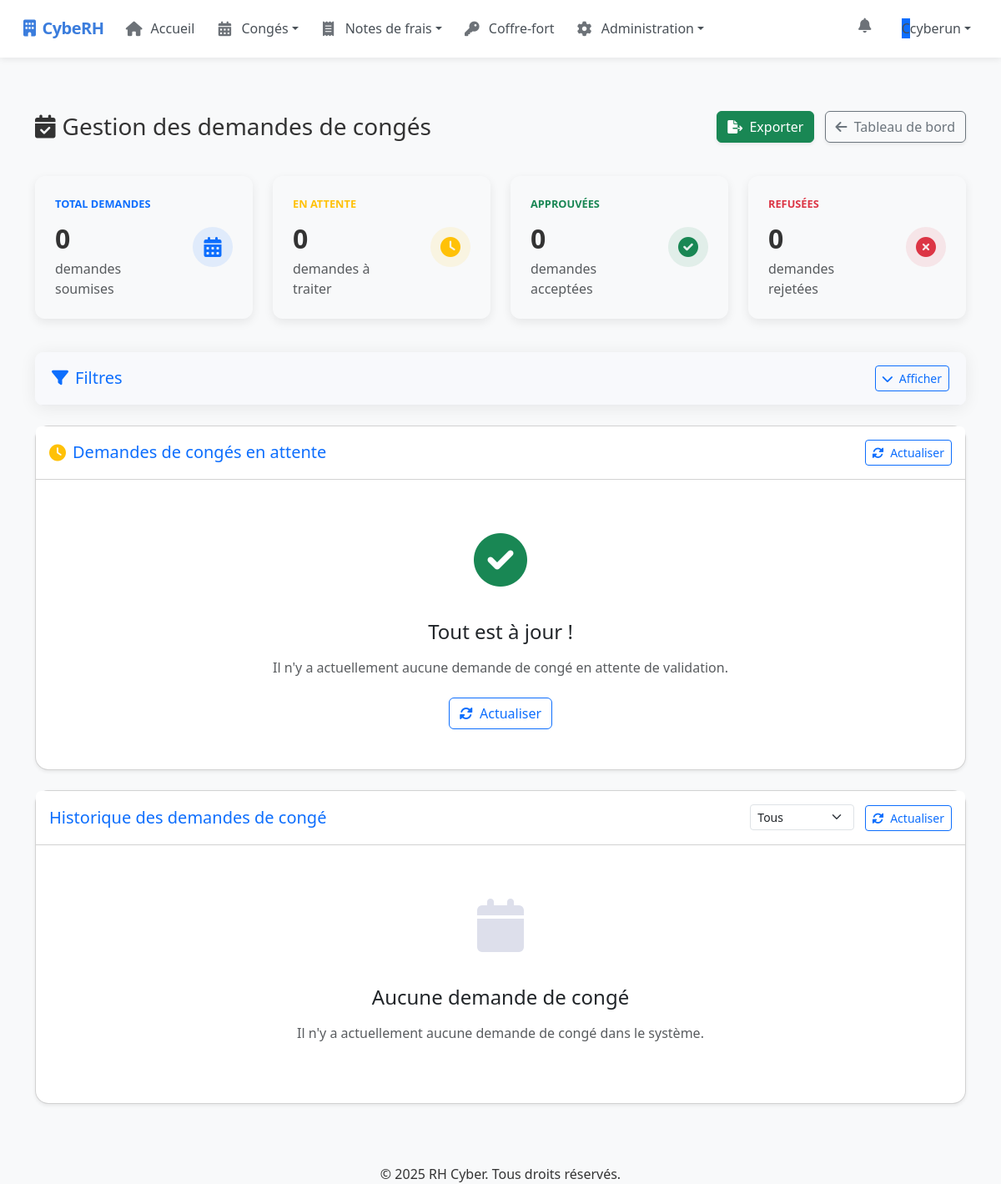
Page /manage-leaves/ (signed in) on the earlier database version.
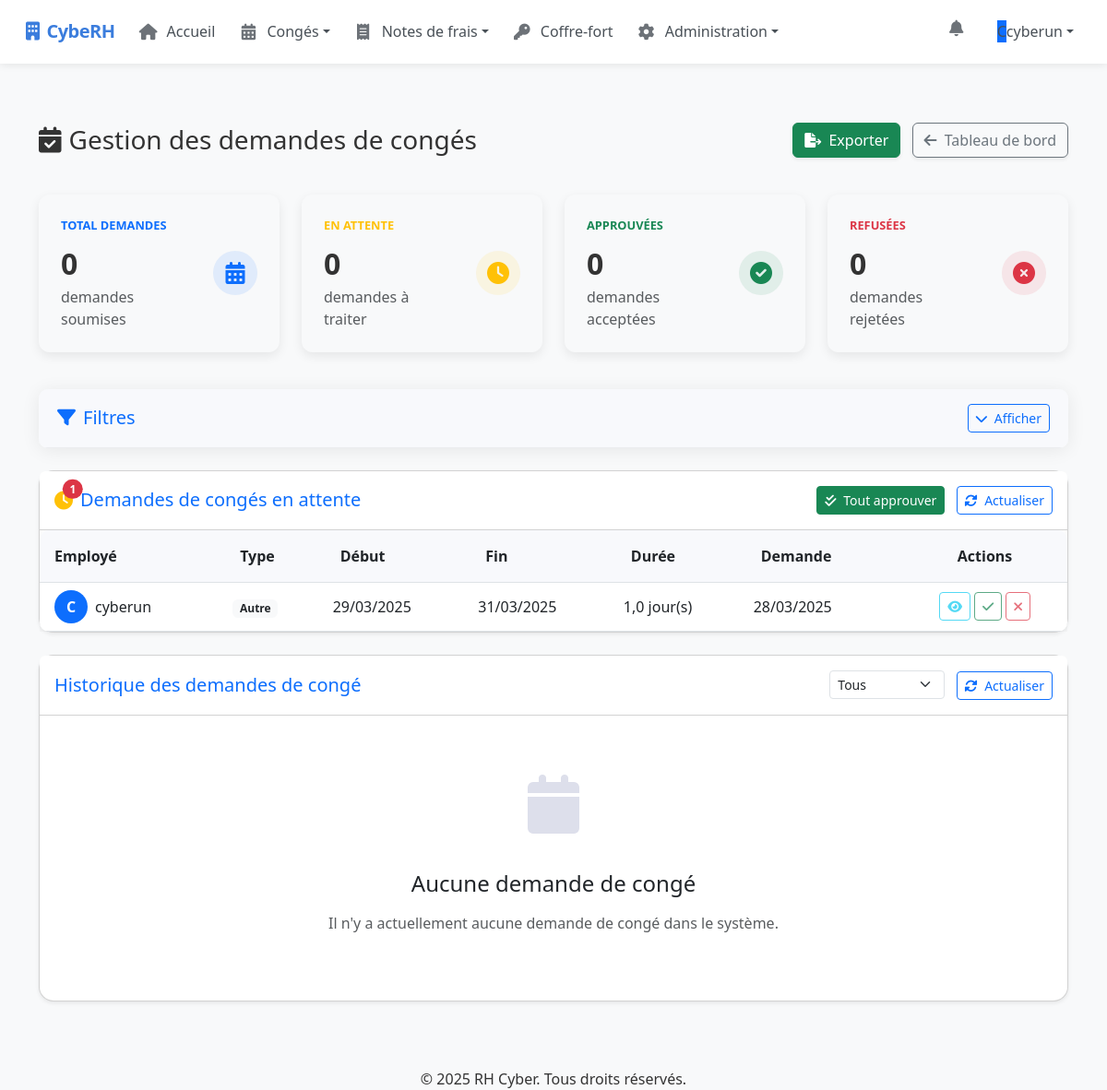
Same page on the later database version.
### rh_management/models.py (models this page shows, shortened)
class LeaveRequest(models.Model):
    LEAVE_TYPES = (
        ('annual', 'Congé annuel'),
        ('sick', 'Congé maladie'),
        ('parental', 'Congé parental'),
        ('unpaid', 'Congé sans solde'),
        ('bereavement', 'Congé pour décès'),
        ('marriage', 'Congé pour mariage'),
        ('moving', 'Congé pour déménagement'),
        ('other', 'Autre')
    )
    STATUS_CHOICES = (
        ('pending', 'En attente'),
        ('approved', 'Approuvé'),
        ('rejected', 'Refusé')
    )
    HALF_DAY_PERIOD_CHOICES = (
        ('morning', 'Matin'),
        ('afternoon', 'Après-midi')
    )
    user = models.ForeignKey(User, on_delete=models.CASCADE, related_name='leave_requests')
    leave_type = models.CharField(max_length=20, choices=LEAVE_TYPES)
    start_date = models.DateField()
    end_date = models.DateField()
    half_day = models.BooleanField(default=False)
    half_day_period = models.CharField(max_length=10, choices=HALF_DAY_PERIOD_CHOICES, default='morning', blank=True)
    reason = models.TextField(blank=True, null=True)
    status = models.CharField(max_length=10, choices=STATUS_CHOICES, default='pending')
    attachment = models.FileField(upload_to='leave_attachments/', blank=True, null=True)
    created_at = models.DateTimeField(auto_now_add=True)
    updated_at = models.DateTimeField(auto_now=True)
    days_requested = models.DecimalField(max_digits=4, decimal_places=1, default=0)
    class Meta:
        ordering = ['-created_at']

### rh_management/views/leave_views.py (the view, shortened to what this page needs)
# urls.py: path("manage-leaves/", manage_leaves_view, name="manage_leaves"),
@login_required
@user_passes_test(is_admin_hr_or_encadrant)
def manage_leaves_view(request):
    if not request.user.is_authenticated:
        return redirect('login')
    from .permissions import is_encadrant, is_rh, is_admin
    is_admin_flag = is_admin(request.user)
    is_rh_flag = is_rh(request.user)
    is_encadrant_flag = is_encadrant(request.user)
    if not (is_admin_flag or is_rh_flag or is_encadrant_flag):
        messages.error(request, "Vous n'avez pas les permissions nécessaires pour accéder à cette page.")
        return redirect('dashboard')
    if is_admin_flag:
        pending_leaves = LeaveRequest.objects.filter(status='pending').order_by('-created_at')
        processed_leaves = LeaveRequest.objects.exclude(status='pending').order_by('-updated_at')
    elif is_encadrant_flag:
        stp_group = Group.objects.get(name='STP')
        stp_users = stp_group.user_set.all()
        pending_leaves = LeaveRequest.objects.filter(user__in=stp_users, status='pending').order_by('-created_at')
        processed_leaves = LeaveRequest.objects.filter(user__in=stp_users).exclude(status='pending').order_by('-updated_at')
    else:
        pending_leaves = LeaveRequest.objects.none()
        processed_leaves = LeaveRequest.objects.none()
    user_leaves = LeaveRequest.objects.filter(user=request.user).order_by('-created_at')
    new_leave_requests_count = LeaveRequest.objects.filter(status='pending').count()
    new_expense_reports_count = ExpenseReport.objects.filter(status='pending').count()
    new_kilometric_expenses_count = KilometricExpense.objects.filter(status='pending').count()
    context = {
        'pending_leaves': pending_leaves,
        'user_leaves': user_leaves,
        'processed_leaves': processed_leaves,
        'is_admin': is_admin_flag,
        'is_hr': is_rh_flag,
        'is_encadrant': is_encadrant_flag,
        'new_leave_requests_count': new_leave_requests_count,
        'new_expense_reports_count': new_expense_reports_count,
        'new_kilometric_expenses_count': new_kilometric_expenses_count,
    }
    return render(request, 'rh_management/manage_leaves.html', context)

### rh_management/views/permissions.py (called while the page is built)
def is_admin(user):
    return user.is_superuser

def is_rh(user):
    return user.is_staff or user.groups.filter(name="RH").exists()

def is_encadrant(user):
    return user.groups.filter(name="Encadrant").exists()

def is_admin_hr_or_encadrant(user):
    return user.is_superuser or user.is_staff or user.groups.filter(name='Encadrant').exists()

### templates/rh_management/manage_leaves.html (shortened to what the changed rows need)
{% extends "base.html" %}
{% block content %}
<div class="container py-4">
    <div class="d-sm-flex align-items-center justify-content-between leave-header">
        <h1 class="h3 mb-0 text-gray-800"><i class="fas fa-calendar-check me-2"></i>Gestion des demandes de congés</h1>
    </div>
    <div class="card shadow-sm mb-4 rounded-4">
        <div class="card-header py-3 d-flex justify-content-between align-items-center bg-white rounded-top">
            <div class="d-flex align-items-center">
                <span class="position-relative me-2">
                    <i class="fas fa-clock fa-lg text-warning"></i>
                    {% if pending_leaves %}
                    <span class="position-absolute top-0 start-100 translate-middle badge rounded-pill bg-danger">
                        {{ pending_leaves|length }}
                    </span>
                    {% endif %}
                </span>
            </div>
            <div>
                {% if pending_leaves %}
                <button type="button" id="approveAllBtn" class="btn btn-sm btn-success me-2">
                    <i class="fas fa-check-double me-1"></i> Tout approuver
                </button>
                {% endif %}
                <button type="button" class="btn btn-sm btn-outline-primary" id="refreshTable">
                    <i class="fas fa-sync-alt me-1"></i> Actualiser
                </button>
            </div>
        </div>
        <div class="card-body p-0">
            {% if pending_leaves %}
                <div class="table-responsive">
                    <table class="table table-hover leave-table align-middle mb-0" id="pendingLeavesTable">
                        <thead>
                            <tr>
                                <th class="ps-3">Employé</th>
                                <th>Type</th>
                                <th>Début</th>
                                <th>Fin</th>
                                <th>Durée</th>
                                <th>Demande</th>
                                <th class="text-center">Actions</th>
                            </tr>
                        </thead>
                        <tbody>
                            {% for leave in pending_leaves %}
                                <tr class="leave-row">
                                    <td class="ps-3">
                                        <div class="d-flex align-items-center">
                                            <div class="user-bubble bg-primary text-white me-2">
                                                {{ leave.user.get_full_name|default:leave.user.username|slice:":1"|upper }}
                                            </div>
                                            <div>{{ leave.user.get_full_name|default:leave.user.username }}</div>
                                        </div>
                                    </td>
                                    <td>
                                        <span class="badge bg-light text-dark">{{ leave.get_leave_type_display }}</span>
                                    </td>
                                    <td>{{ leave.start_date|date:"d/m/Y" }}</td>
                                    <td>{{ leave.end_date|date:"d/m/Y" }}</td>
                                    <td>{{ leave.days_requested }} jour(s)</td>
                                    <td>{{ leave.created_at|date:"d/m/Y" }}</td>
                                    <td>
                                        <div class="btn-group-actions d-flex justify-content-center">
                                            <button type="button" class="btn btn-sm btn-outline-info me-1 view-leave"
                                                    data-bs-toggle="modal"
                                                    data-bs-target="#detailsModal{{ leave.id }}">
                                                <i class="fas fa-eye"></i>
                                            </button>
                                            <button type="button" class="btn btn-sm btn-outline-success me-1 approve-leave"
                                                    data-bs-toggle="modal"
                                                    data-bs-target="#approveModal{{ leave.id }}">
                                                <i class="fas fa-check"></i>
                                            </button>
                                            <button type="button" class="btn btn-sm btn-outline-danger reject-leave"
                                                    data-bs-toggle="modal"
                                                    data-bs-target="#rejectModal{{ leave.id }}">
                                                <i class="fas fa-times"></i>
                                            </button>
                                        </div>
                                    </td>
                                </tr>
                            {% endfor %}
                        </tbody>
                    </table>
                </div>
            {% else %}
                <div class="empty-state">
                    <div class="empty-icon">
                        <i class="fas fa-check-circle text-success"></i>
                    </div>
                    <h4 class="mb-3">Tout est à jour !</h4>
                    <p class="text-muted mb-4">Il n'y a actuellement aucune demande de congé en attente de validation.</p>
                    <button id="refreshEmpty" class="btn btn-outline-primary">
                        <i class="fas fa-sync-alt me-1"></i> Actualiser
                    </button>
                </div>
            {% endif %}
        </div>
    </div>
</div>
{% endblock %}

Differences in the rows shown:
added LeaveRequest: user.get_full_name "C", user.get_full_name "cyberun", leave_type "Autre", start_date "29/03/2025", end_date "31/03/2025", days_requested "1,0", created_at "28/03/2025"
Other differences:
{{ pending_leaves|length }}: (not shown) → "1"
text no longer shown: "Tout est à jour ! Il n'y a actuellement aucune demande de congé en attente de validation. Actualiser"
text now shown: "Tout approuver Employé Type Début Fin Durée Demande Actions"
